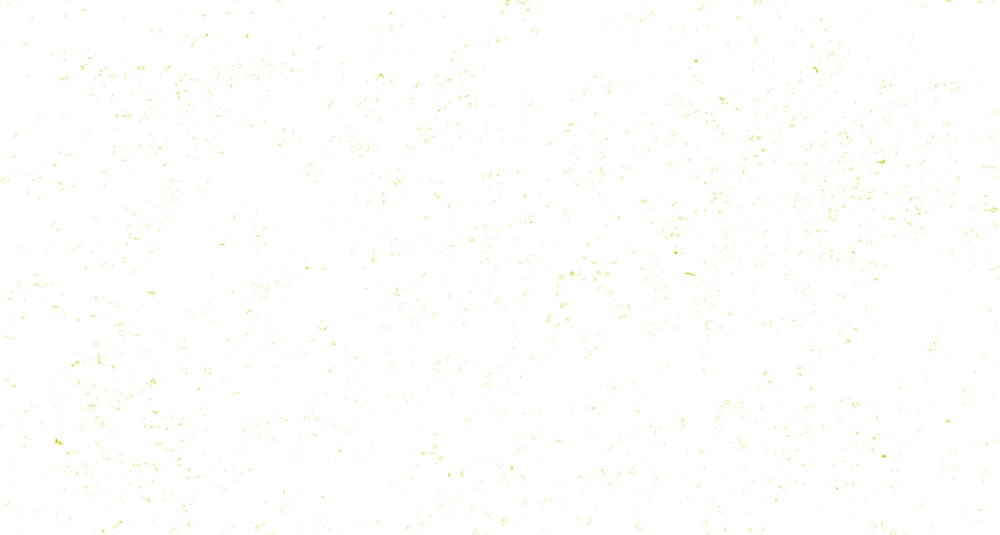
#> input picture Digital_segmentation_BRCA_547_Capstone/Pipeline_test_4_10_22/Pipeline_test_6/Individual_Clusters/19/4/0.jpg, 1000 x 535 px, shrunk from 4847 x 2591 before the run, given in place of test_6.tif, which was not available
$ jupyter execute TIL_Pipeline_6.ipynb   (shell and % lines are left out)   (text cells are left out)
#> lines starting #> are read from the running program, lines starting #| are printed output that depends on the picture; pictures that were not available may be replaced by others from this repository, and a replacement may not be noted
[cell 1]
# Libraries

import os
import cv2
import numpy as np
import pandas as pd
from tqdm import tqdm
import matplotlib as mpl
import matplotlib.pyplot as plt

[cell 2]
# Setting Parameters for Matplotlib

mpl.rcParams['lines.linewidth'] = 2
mpl.rcParams['figure.figsize'] = (8, 6)
mpl.rcParams['font.size'] = 15

[cell 3]
# Defining colors for clustering

colors = [np.array([204, 0, 0]), np.array([204, 204, 0]), np.array([0, 204, 0]),
          np.array([0, 153, 153]), np.array([102, 0, 204]), np.array([102, 0, 51]),
         np.array([51, 153, 255])]

[cell 4]
# Importing .tif file

img = cv2.imread('test_6.tif')
#> img is the input picture: shape (535, 1000, 3); mean B, G, R 253, 254.5, 254.4

[cell 5]
# Defining a path for individual cluster analysis

individual_path = "/Users/yanyaohan/Desktop/Pipeline_test_6/Individual_Clusters/"

[cell 6]
# Defining a model for a required number of clusters

# Three outputs
#compact = compactness (sum of squared of distances)
#labels = required labels
#center = center of each cluster (represents the color profile)

def cluster_model(cluster_num, img=img):
#> called with cluster_num = 19
    img2 = img.reshape((-1, 3))
    img2 = np.float32(img2)

    # We define criteria based on epsilon and number of iterations i.e. whichever is achieved first
    criteria = (cv2.TERM_CRITERIA_EPS + cv2.TermCriteria_MAX_ITER, 10, 0.1)
    # Number of clusters
    k = cluster_num
    # Number of attempts (no. of times algo is executed using different labellings)
    attempts = 10

    compact, label, center = cv2.kmeans(img2, k, None, criteria, attempts, cv2.KMEANS_RANDOM_CENTERS)
#> compact = 1612153.5; center = 19 rows, first 8: [229.2, 242.2, 240.8], [219.3, 240, 238], [92.35, 199.9, 192.6], [241.9, 254.4, 253.8], [192.1, 231.8, 228], [247.1, 253.6, 253], [204.2, 245.2, 241.8], [251.4, 252.4, 252.6]

    return compact, label, center

[cell 7]
# Lets do it for 19 clusters right now

compact_19, label_19, center_19 = cluster_model(19)
#> compact_19 = 1612153.5; center_19 has the same summary as center in cluster_model

[cell 8]
# Visualizing each individual cluster

def single_cluster_extraction(cluster_num, tot_clust,
                              center, label):

    new_center = np.zeros(center.shape)

    for i in range(len(center)):
        if i == cluster_num:
            col = np.random.randint(0, 6)
            new_center[i] = colors[col]
        else:
            new_center[i] = np.array([255, 255, 255])

    new_center = np.uint8(new_center)
    df = pd.DataFrame(label)
    df[0] = df[0].apply(lambda x: cluster_num if x==cluster_num else cluster_num-1)
    lab_new = np.array(df)
    new_res = new_center[lab_new.flatten()]
    new_res = new_res.reshape((img.shape))
    plt.imsave(individual_path + str(tot_clust) +
               "/Clusters/" + str(cluster_num) +
               ".jpg", new_res)

    return None

[cell 9]
# Extracting total number of individual clusters:

tot_cluster = 19

for clust_num in tqdm(range(tot_cluster)):
    single_cluster_extraction(clust_num, tot_cluster,
                             center_19, label_19)
#> this loop made 19 passes
#> pass 1, in single_cluster_extraction, `new_res = new_res.reshape((img.shape))`:
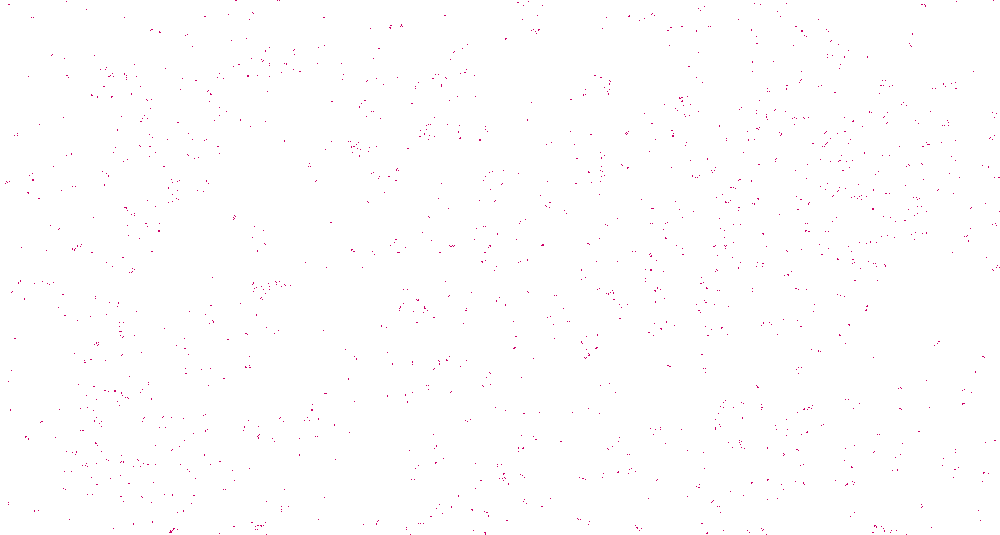
#> new_res: shape (535, 1000, 3); mean B, G, R 254.4, 254, 254.8
#> pass 1, in single_cluster_extraction, `plt.imsave(individual_path + str(tot_clust) + "/Clusters/" + str(clust..`:
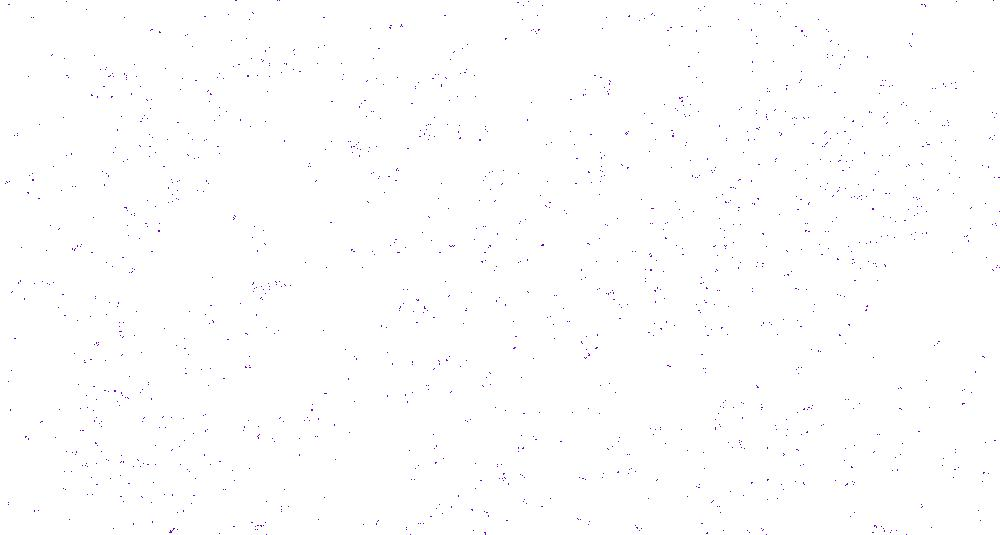
#> saved as 0.jpg: shape (535, 1000, 3); mean R, G, B 253.8, 253.6, 253.8
#> pass 2, in single_cluster_extraction (call 2), `plt.imsave(individual_path + str(tot_clust) + "/Clusters/" + str(clust..`:
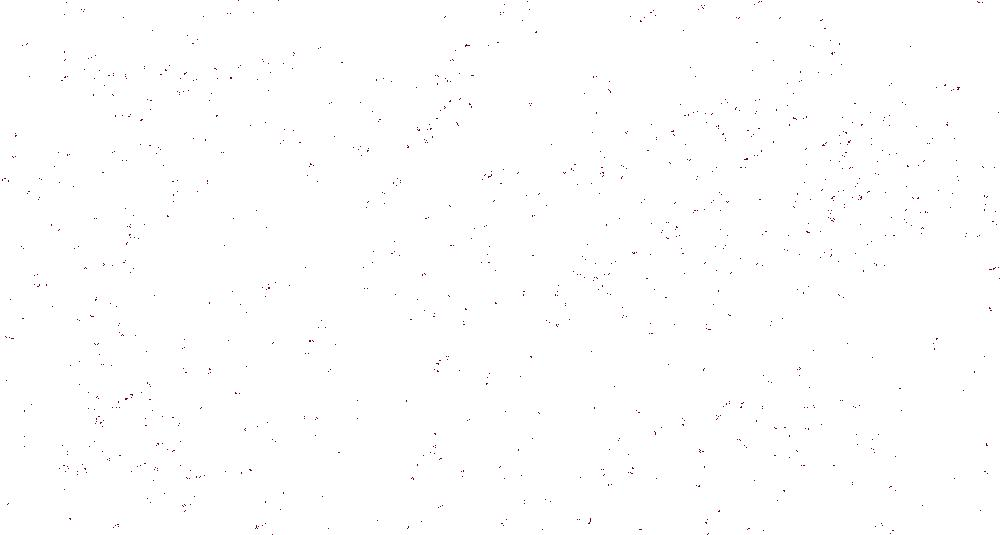
#> saved as 1.jpg: shape (535, 1000, 3); mean R, G, B 254, 253.9, 254

[cell 10]
# Defining a cluster that extracts a specified cluster from the original image

def required_cluster(cluster_num,
                     tot_clust,
                     label):
#> called with cluster_num = 3, tot_clust = 19, label = array of shape (535000, 1)
    img_new = img.reshape((-1, 3))
    img_req = np.zeros(img_new.shape)

    for i in range(len(label)):
        if label[i] == cluster_num:
            img_req[i] = img_new[i]
        else:
            img_req[i] = np.array([255, 255, 255])

    plt.imsave(individual_path + str(tot_clust) + "/required_cluster.jpg",
               np.uint8(img_req.reshape(img.shape)))

    return None

[cell 11]
clust_num = 3
label = label_19

required_cluster(clust_num,
                 tot_cluster,
                 label_19)

[cell 12]
n_sub_clusters = 4
sub_img = cv2.imread(individual_path + str(tot_cluster) + "/required_cluster.jpg")

[cell 13]
# Defining a model for the required number of sub-clusters

compact, label, center = cluster_model(n_sub_clusters, img=sub_img)
#> compact = 1192492.4; center = [[255.9, 255.9, 255.9], [254.1, 254.1, 253.8], [253.2, 254.2, 251.7], [251.7, 251.8, 251.5]]

[cell 14]
def sub_clusters(n_cluster):

#> called with n_cluster = 4
    for cluster_num in tqdm(range(n_cluster)):
        new_center = np.zeros(center.shape)
        for i in range(len(center)):
            if i == cluster_num:
                col = np.random.randint(0, 6)
                new_center[i] = colors[col]
            else:
                new_center[i] = np.array([255, 255, 255])

        new_center = np.uint8(new_center)
        df = pd.DataFrame(label)
        df[0] = df[0].apply(lambda x: cluster_num if x==cluster_num else cluster_num-1)
        lab_new = np.array(df)
        new_res = new_center[lab_new.flatten()]
        new_res = new_res.reshape((img.shape))
        plt.imsave(individual_path + str(tot_cluster) + "/"
                   + str(n_cluster) + "/" + str(cluster_num) +
                   ".jpg", new_res)
#> this loop made 4 passes
#> pass 1, in sub_clusters, `new_res = new_res.reshape((img.shape))`:
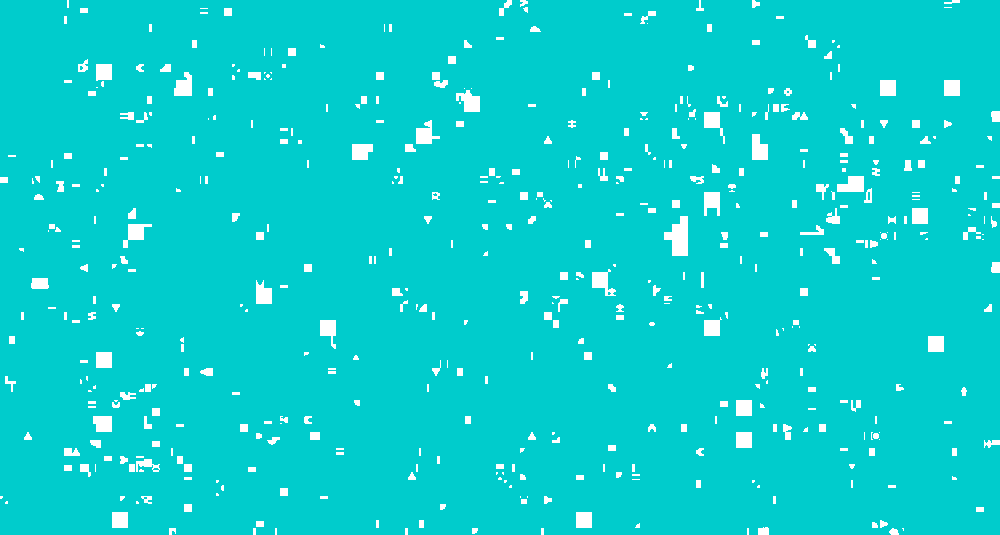
#> new_res: shape (535, 1000, 3); mean B, G, R 206.1, 206.1, 10.7
#> pass 1, in sub_clusters, `plt.imsave(individual_path + str(tot_cluster) + "/" + str(n_cluster) +..`:
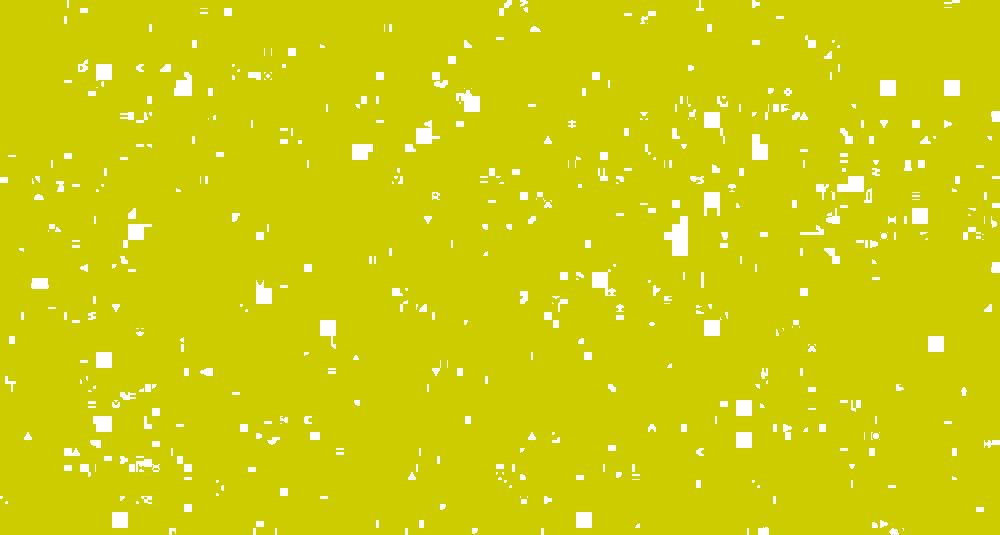
#> saved as 0.jpg: shape (535, 1000, 3); mean R, G, B 206.8, 206, 11.2
#> pass 2, in sub_clusters, `plt.imsave(individual_path + str(tot_cluster) + "/" + str(n_cluster) +..`:
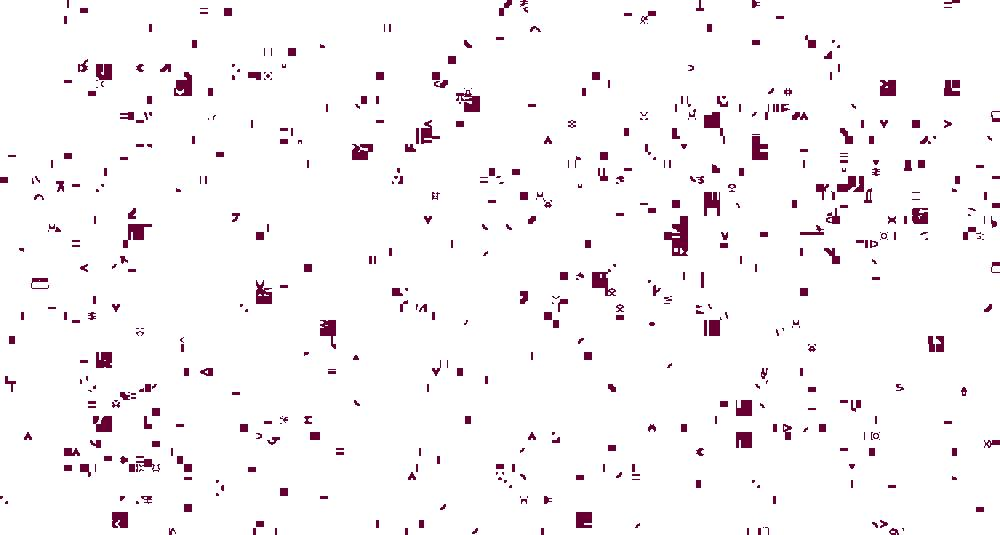
#> saved as 1.jpg: shape (535, 1000, 3); mean R, G, B 248.2, 245.1, 246.9

    return None

[cell 15]
sub_clusters(n_sub_clusters)

[cell 16]
# Merging 2 most Relevant Clusters

def merge_2_clusters(n_cluster, n1,
                     n2, img=sub_img):

#> called with n_cluster = 4, n1 = 0, n2 = 2
    img_new = img.reshape((-1, 3))
    img_req = np.zeros(img_new.shape)

    for i in tqdm(range(len(label))):
        if label[i] == n1:
            img_req[i] = colors[2]
        elif label[i] == n2:
            img_req[i] = colors[5]
        else:
            img_req[i] = np.array([255, 255, 255])

    plt.imsave(individual_path + str(tot_cluster) + "/"
               + str(n_cluster) + "/merged_image.jpg",
               np.uint8(img_req.reshape(img.shape)))
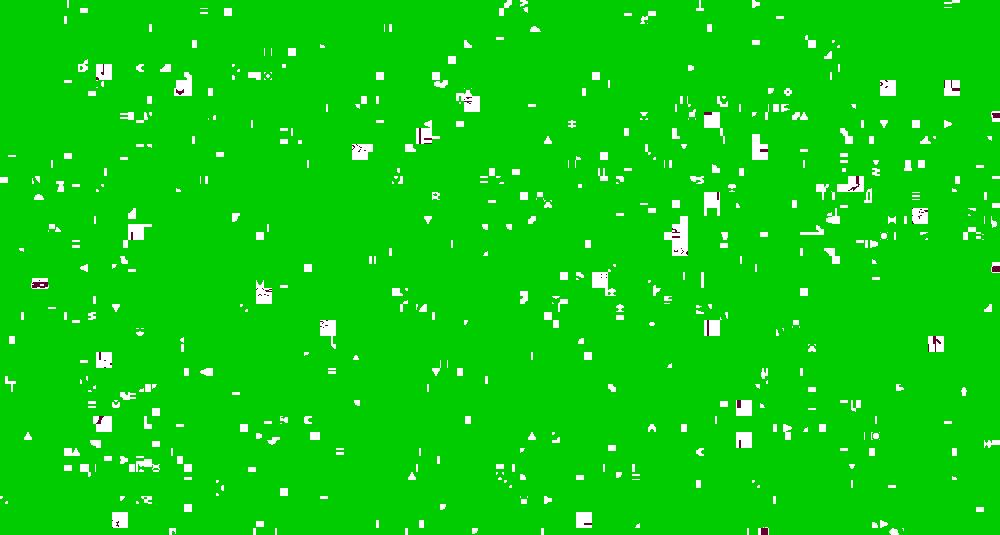
#> saved as merged_image.jpg: shape (535, 1000, 3); mean R, G, B 11.6, 205, 11.5

    return None

[cell 17]
merge_2_clusters(n_sub_clusters, 0, 2)

[cell 18]
mer_img = cv2.imread(individual_path + str(tot_cluster) + "/"
                     + str(n_sub_clusters) + "/merged_image.jpg")

overlay_img = cv2.addWeighted(img, 0.6, mer_img, 0.4, 0)
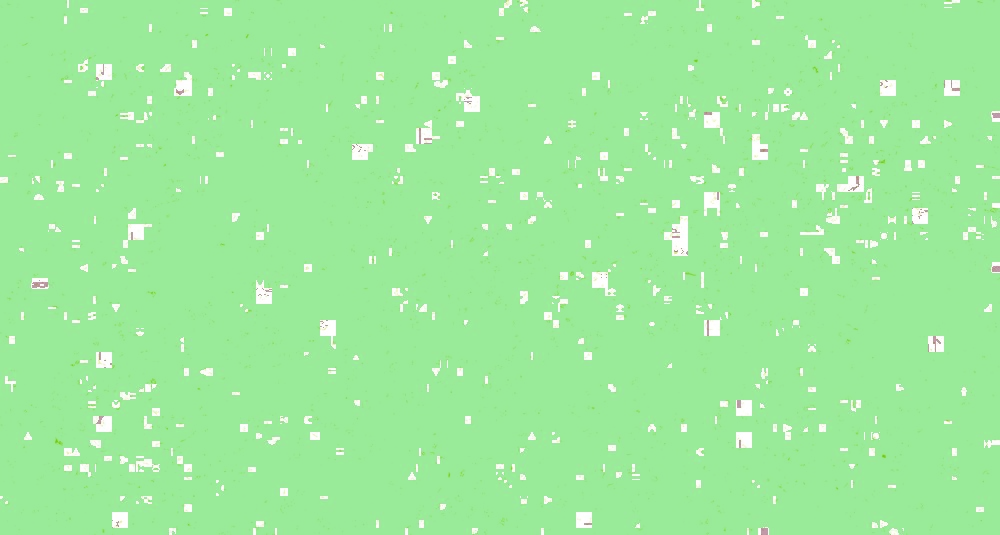
#> overlay_img: shape (535, 1000, 3); mean B, G, R 156.2, 235, 157.1

plt.imsave(individual_path + str(tot_cluster) + "/"
           + str(n_sub_clusters) + "/overlay_image.jpg",
           np.uint8(overlay_img.reshape(img.shape)))

$ run again, on Digital_segmentation_BRCA_547_Capstone/Pipeline_test_4_10_22/Pipeline_test_6/Individual_Clusters/19/4/1.jpg
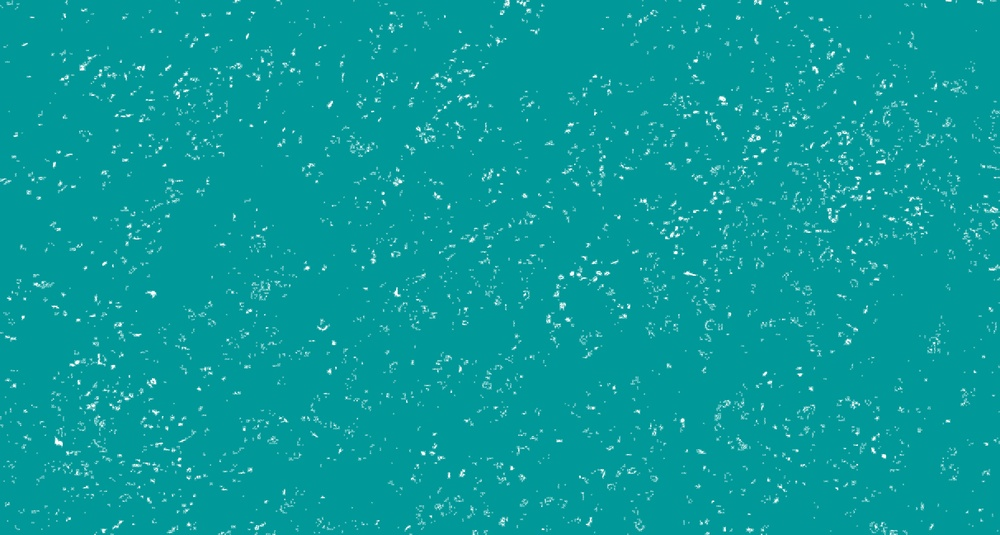
#> input picture Digital_segmentation_BRCA_547_Capstone/Pipeline_test_4_10_22/Pipeline_test_6/Individual_Clusters/19/4/1.jpg, 1000 x 535 px, shrunk from 4847 x 2591 before the run, given in place of test_6.tif, which was not available
#> img is the input picture: shape (535, 1000, 3); mean B, G, R 155.6, 154.9, 7.5
#> in cluster_model, `compact, label, center = cv2.kmeans(img2, k, None, criteria, attempts,..`: compact = 9754075.8; center = 19 rows, first 8: [220.7, 218.1, 111], [213.8, 211.1, 86.86], [201.8, 199.8, 87.01], [181.9, 180.6, 45.73], [201.7, 200.3, 113.2], [235.6, 233.2, 142], [172.1, 171.3, 52.72], [152.4, 152.1, 0.515]
#> compact_19 = 9754075.8; center_19 has the same summary as center in cluster_model
#> `compact, label, center = cluster_model(n_sub_clusters, img=sub_img)`: compact = 6142711.5; center = [[230.6, 234.7, 234.1], [245.9, 249.6, 249.3], [172.5, 179.2, 178.1], [255.3, 255.8, 255.8]]
#> the loop in sub_clusters, `for cluster_num in tqdm(range(n_cluster)):` made 4 passes
#> pass 1, in sub_clusters, `plt.imsave(individual_path + str(tot_cluster) + "/" + str(n_cluster) +..`:
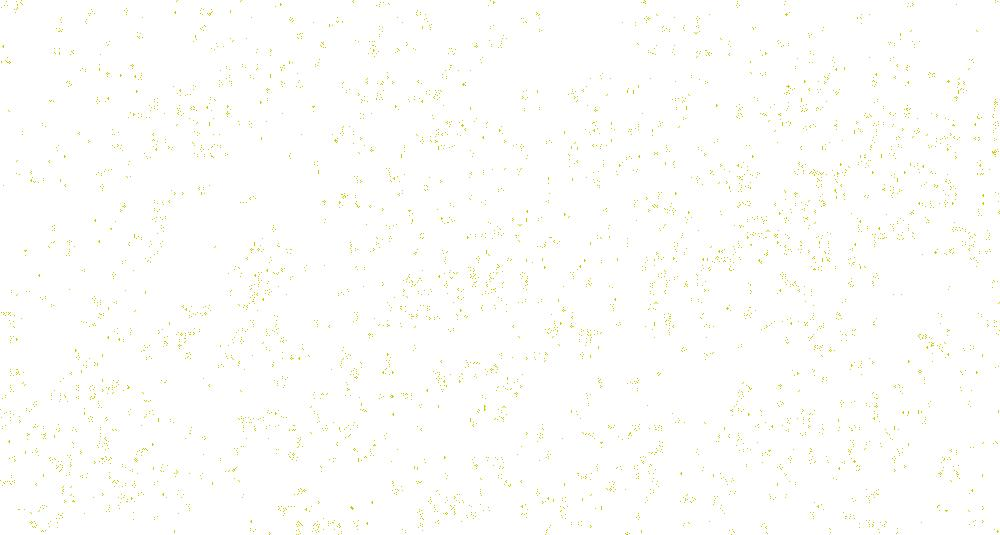
#> saved as 0.jpg: shape (535, 1000, 3); mean R, G, B 253.5, 253.6, 250.9
#> `plt.imsave(individual_path + str(tot_cluster) + "/" + str(n_sub_cluste..`:
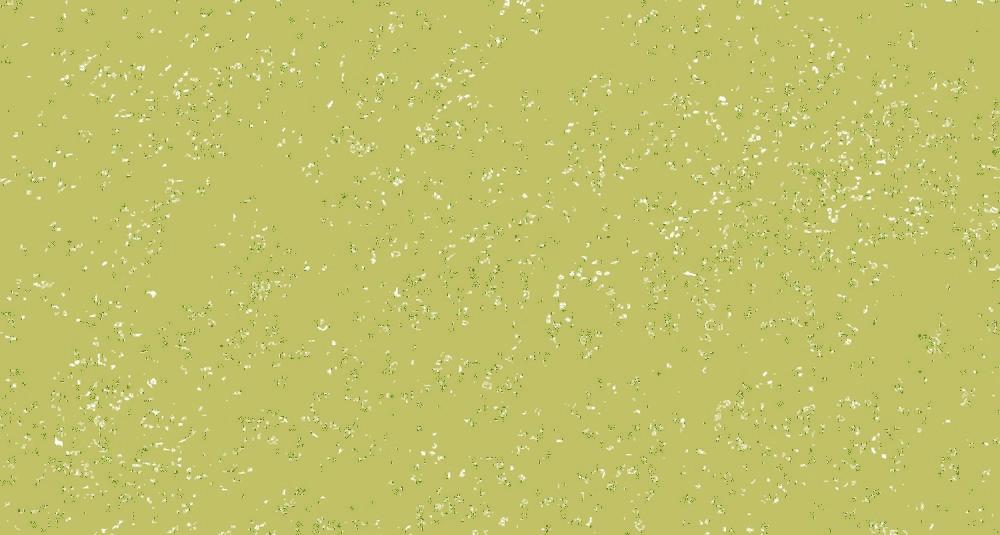
#> saved as overlay_image.jpg: shape (535, 1000, 3); mean R, G, B 193.5, 193.6, 104.2
